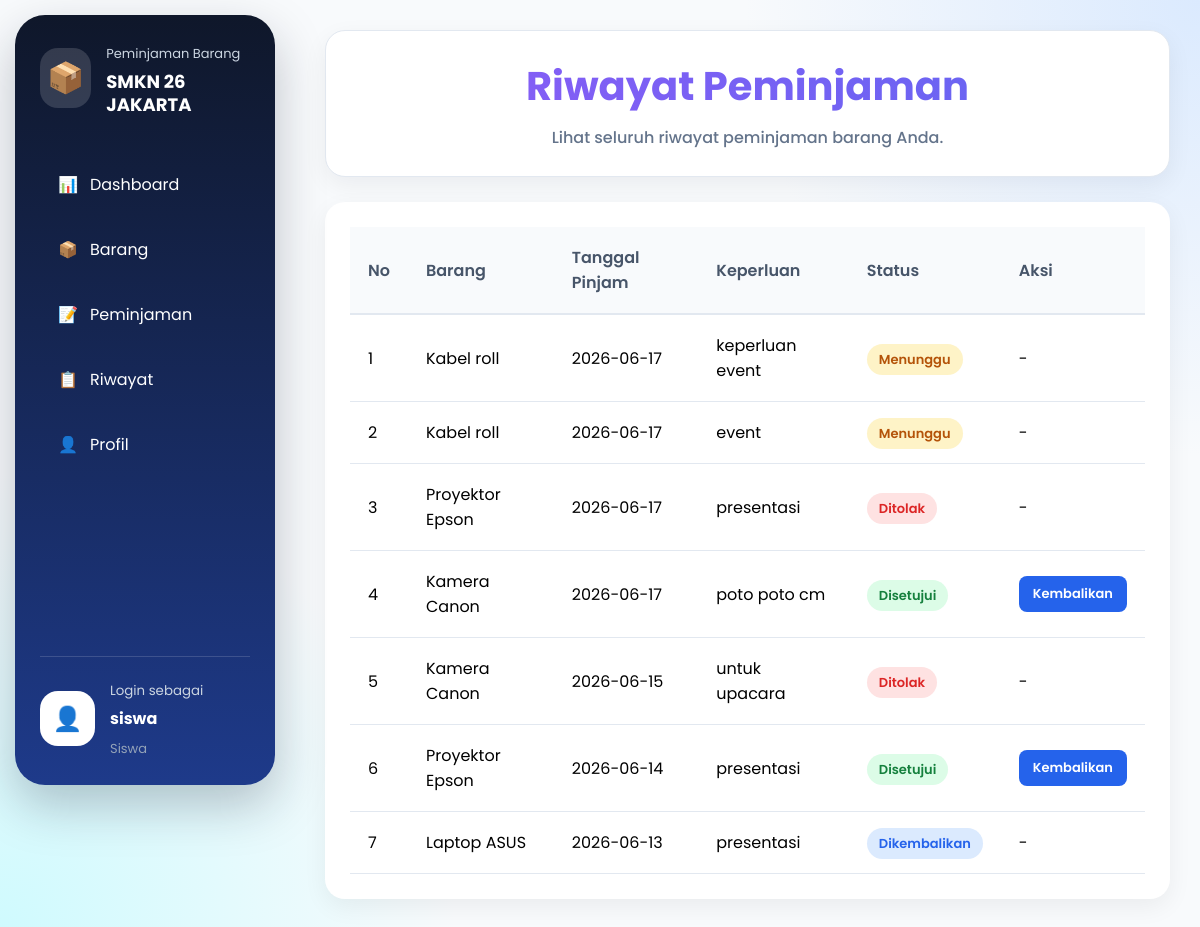
Screenshot of /riwayat (signed in) with the database file from the repository.
### tables this page shows
CREATE TABLE peminjaman (
    id INTEGER PRIMARY KEY AUTOINCREMENT,
    user_id INTEGER,
    barang TEXT,
    tanggal_pinjam TEXT,
    keperluan TEXT,
    status TEXT DEFAULT 'Menunggu'
, jumlah INTEGER DEFAULT 1);

### app.py (the view)
@app.route("/riwayat")
def riwayat():
    if "user_id" not in session:
        return redirect("/")
    conn = get_db()
    data = conn.execute(
        """
        SELECT *
        FROM peminjaman
        WHERE user_id = ?
        ORDER BY id DESC
        """,
        (session["user_id"],)
    ).fetchall()
    conn.close()
    return render_template(
        "siswa/riwayat.html",
        data=data
    )

### app.py (called while the page is built)
def get_db():
    conn = sqlite3.connect(DATABASE)
    conn.row_factory = sqlite3.Row
    return conn

### templates/siswa/riwayat.html (shortened to what this page needs)
{% extends 'base.html' %}
{% block head %}
<link rel="stylesheet" href="{{ url_for('static', filename='riwayat.css') }}">
{% endblock %}
{% block content %}
<div class="page-header">
    <h1>Riwayat Peminjaman</h1>
    <p>Lihat seluruh riwayat peminjaman barang Anda.</p>
</div>
<div class="riwayat-card">
    <table>
        <thead>
            <tr>
                <th>No</th>
                <th>Barang</th>
                <th>Tanggal Pinjam</th>
                <th>Keperluan</th>
                <th>Status</th>
                <th>Aksi</th>
            </tr>
        </thead>
        <tbody>
            {% if data %}
                {% for item in data %}
                <tr>
                    <td>{{ loop.index }}</td>
                    <td>{{ item['barang'] }}</td>
                    <td>{{ item['tanggal_pinjam'] }}</td>
                    <td>{{ item['keperluan'] }}</td>
                    <td>
                        {% if item['status'] == 'Menunggu' %}
                            <span class="status-menunggu">
                                Menunggu
                            </span>
                        {% elif item['status'] == 'Disetujui' %}
                            <span class="status-disetujui">
                                Disetujui
                            </span>
                        {% elif item['status'] == 'Dikembalikan' %}
                            <span class="status-dikembalikan">
                                Dikembalikan
                            </span>
                        {% else %}
                            <span class="status-ditolak">
                                Ditolak
                            </span>
                        {% endif %}
                    </td>
                    <td>
                        {% if item['status'] == 'Disetujui' %}
                            <a href="/kembalikan/{{ item['id'] }}"
                               class="btn-kembali">
                                Kembalikan
                            </a>
                        {% else %}
                            -
                        {% endif %}
                    </td>
                </tr>
                {% endfor %}
            {% else %}
                <tr>
                    <td colspan="6" style="text-align:center;">
                        Belum ada riwayat peminjaman.
                    </td>
                </tr>
            {% endif %}
        </tbody>
    </table>
</div>
{% endblock %}

### templates/base.html (shortened to what this page needs)
<!DOCTYPE html>
<html lang="id">
<head>
    <link rel="stylesheet"
          href="{{ url_for('static', filename='style.css') }}">
    {% block head %}{% endblock %}
</head>
<body>
{% if session.get('user_id') %}
<div class="sidebar">
    <div class="sidebar-header">
        <div class="logo-icon">
            📦
        </div>
        <div class="logo-text">
            <span>Peminjaman Barang</span>
            <h2>SMKN 26 JAKARTA</h2>
        </div>
    </div>
    <div class="menu">
        {% if session.get('role') == 'superadmin' %}
        <a href="/superadmin" class="menu-item">
            📊 <span>Dashboard</span>
        </a>
        <a href="/users" class="menu-item">
            👥 <span>Kelola User</span>
        </a>
        <a href="/barang" class="menu-item">
            📦 <span>Data Barang</span>
        </a>
        <a href="/statistik" class="menu-item">
    📈 <span>Statistik</span>
</a>
        <a href="/aktivitas" class="menu-item">
    📜 <span>Log Aktivitas</span>
</a>
        <a href="/profil" class="menu-item">
            👤 <span>Profil</span>
        </a>
        {% else %}
        <a href="/dashboard" class="menu-item">
            📊 <span>Dashboard</span>
        </a>
        <a href="/barang" class="menu-item">
            📦 <span>Barang</span>
        </a>
        <a href="/peminjaman" class="menu-item">
            📝 <span>Peminjaman</span>
        </a>
        <a href="/riwayat" class="menu-item">
            📋 <span>Riwayat</span>
        </a>
        <a href="/profil" class="menu-item">
            👤 <span>Profil</span>
        </a>
        {% endif %}
    </div>
    <div class="sidebar-user">
        <div class="avatar">
            👤
        </div>
        <div class="user-info">
            <small>Login sebagai</small>
            <h4>{{ session.get('username') }}</h4>
            <span>{{ session.get('role')|title }}</span>
        </div>
    </div>
</div>
<div class="main-content">
    {% block content %}
    {% endblock %}
</div>
{% else %}
{% block login_content %}
{% endblock %}
{% endif %}
</body>
</html>

### static/style.css (style rules this page uses)
html, body { width:100%; min-height:100vh; }
* { margin:0; padding:0; box-sizing:border-box; font-family:'Poppins', sans-serif; }
body { margin:0; padding:0; background: radial-gradient(circle at top right,#dbeafe 0%,transparent 30%), radial-gradient(circle at bottom left,#cffafe 0%,transparent 30%), #f8fafc; }
.page-header { background:white; padding:25px 30px; margin-bottom:25px; border-radius:20px; box-shadow:0 8px 25px rgba(15,23,42,.06); border:1px solid #e2e8f0; }
.sidebar { position:fixed; left:15px; top:15px; width:260px; height:calc(100vh - 30px); background:linear-gradient( 180deg, #0f172a, #1e3a8a ); border-radius:30px; padding:25px; display:flex; flex-direction:column; box-shadow: 0 20px 50px rgba(15,23,42,.25); overflow:hidden; }
.main-content { margin-left:295px; padding:30px; min-height:100vh; }
.sidebar-header { display:flex; align-items:center; gap:15px; margin-bottom:40px; }
.logo-icon { width:60px; height:60px; background:rgba(255,255,255,.15); border-radius:18px; display:flex; justify-content:center; align-items:center; font-size:30px; }
.logo-text span { color:#cbd5e1; font-size:13px; }
.logo-text h2 { color:white; font-size:18px; margin-top:5px; line-height:1.3; }
.menu { display:flex; flex-direction:column; gap: 10px;; }
.menu-item { color:white; text-decoration:none; padding:15px 18px; border-radius:16px; display:flex; align-items:center; gap:12px; transition:.3s; }
.sidebar-user { margin-top:auto; display:flex; align-items:center; gap:15px; padding-top:20px; border-top:1px solid rgba(255,255,255,.15); }
.avatar { width:55px; height:55px; border-radius:18px; background:white; display:flex; justify-content:center; align-items:center; font-size:24px; }
.user-info small { color:#cbd5e1; }
.user-info h4 { color:white; margin:4px 0; }
.user-info span { color:#94a3b8; font-size:13px; }

### static/riwayat.css (style rules this page uses)
.page-header { margin-bottom:25px; }
.page-header h1 { background:linear-gradient(90deg,#8b5cf6,#6366f1); background-clip:text; -webkit-background-clip:text; color:transparent; -webkit-text-fill-color:transparent; font-size:40px; font-weight:700; text-align: center; }
.page-header p { color:#64748b; margin-top:8px; text-align: center; font-size: 16px; font-weight: 500; line-height: 1.7; }
.riwayat-card { background:white; padding:30px; border-radius:20px; box-shadow:0 5px 20px rgba(0,0,0,.08); }
table { width:100%; border-collapse:collapse; }
thead { background:#f8fafc; }
th { padding:16px; text-align:left; color:#475569; font-weight:600; border-bottom:2px solid #e2e8f0; }
td { padding:16px; border-bottom:1px solid #e2e8f0; }
.status-menunggu { background:#fef3c7; color:#92400e; padding:6px 12px; border-radius:20px; font-size:13px; font-weight:600; }
.status-disetujui { background:#dcfce7; color:#166534; padding:6px 12px; border-radius:20px; font-size:13px; font-weight:600; }
.status-ditolak { background:#fee2e2; color:#991b1b; padding:6px 12px; border-radius:20px; font-size:13px; font-weight:600; }
.riwayat-card { background:#fff; border-radius:20px; padding:25px; box-shadow:0 8px 25px rgba(0,0,0,.06); overflow-x:auto; }
th { padding:18px; text-align:left; color:#475569; font-weight:600; border-bottom:2px solid #e2e8f0; }
td { padding:18px; border-bottom:1px solid #e2e8f0; }
.status-menunggu, .status-disetujui, .status-ditolak { padding:6px 12px; border-radius:20px; font-size:13px; font-weight:600; }
.status-menunggu { background:#fef3c7; color:#92400e; }
.status-disetujui { background:#dcfce7; color:#166534; }
.status-ditolak { background:#fee2e2; color:#991b1b; }
.btn-kembali { display:inline-block; padding:8px 14px; background:#2563eb; color:white; text-decoration:none; border-radius:8px; font-size:13px; font-weight:600; transition:.3s; }
.status-menunggu { background:#fef3c7; color:#b45309; padding:6px 12px; border-radius:20px; font-size:13px; font-weight:600; }
.status-disetujui { background:#dcfce7; color:#15803d; padding:6px 12px; border-radius:20px; font-size:13px; font-weight:600; }
.status-ditolak { background:#fee2e2; color:#dc2626; padding:6px 12px; border-radius:20px; font-size:13px; font-weight:600; }
.status-dikembalikan { background:#dbeafe; color:#2563eb; padding:6px 12px; border-radius:20px; font-size:13px; font-weight:600; }

### rows the page displays
peminjaman: barang "Kabel roll", tanggal_pinjam "2026-06-17", keperluan "keperluan event", status "Menunggu"
peminjaman: barang "Kabel roll", tanggal_pinjam "2026-06-17", keperluan "event", status "Menunggu"
peminjaman: barang "Proyektor Epson", tanggal_pinjam "2026-06-17", keperluan "presentasi", status "Ditolak"
peminjaman: barang "Kamera Canon", tanggal_pinjam "2026-06-17", keperluan "poto poto cm", status "Disetujui"
peminjaman: barang "Kamera Canon", tanggal_pinjam "2026-06-15", keperluan "untuk upacara", status "Ditolak"
peminjaman: barang "Proyektor Epson", tanggal_pinjam "2026-06-14", keperluan "presentasi", status "Disetujui"
peminjaman: barang "Laptop ASUS", tanggal_pinjam "2026-06-13", keperluan "presentasi", status "Dikembalikan"

### other values shown
{{ session.get('username') }} "siswa"
{{ session.get('role')|title }} "Siswa"
